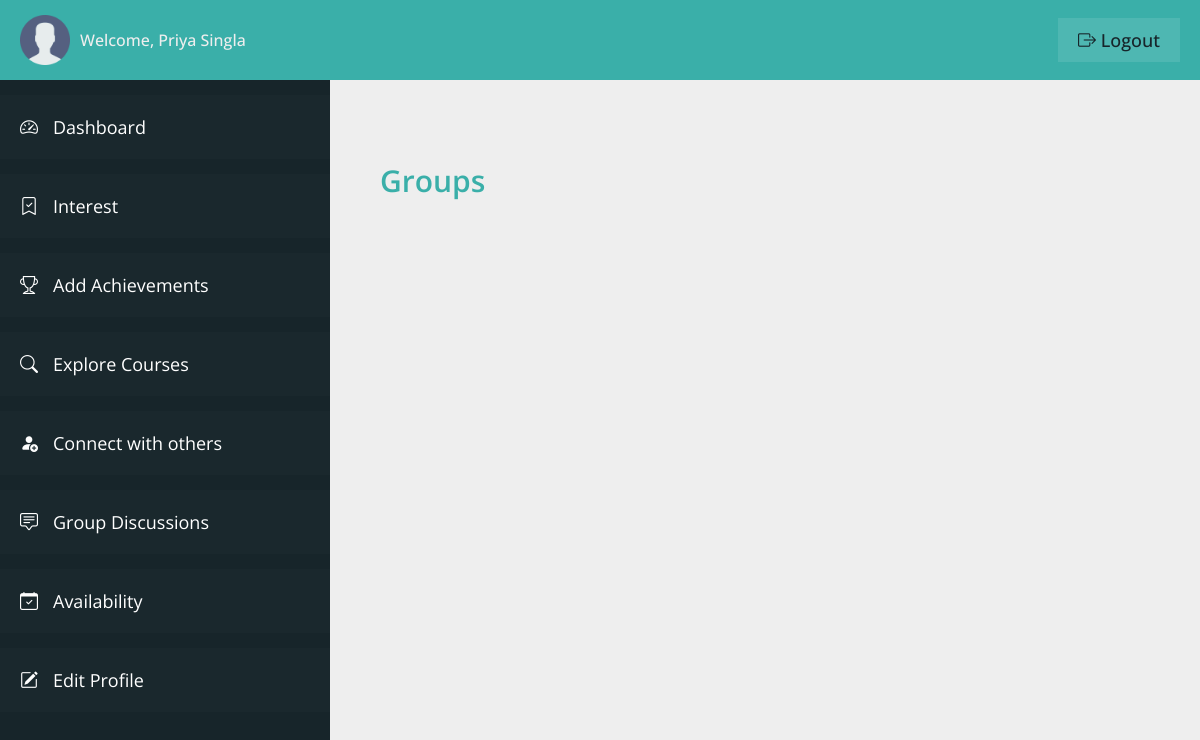
The app's page /student/group-discussions.php (signed in), older data.
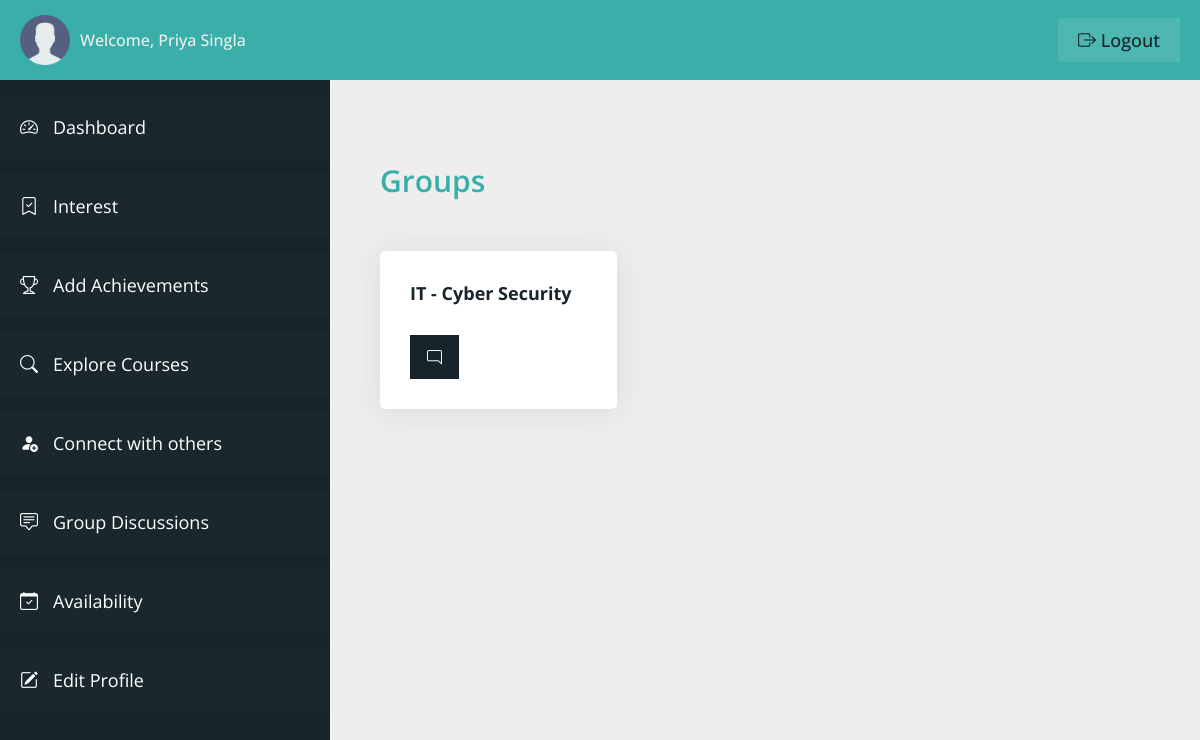
The same page, newer data.
### tables this page shows
CREATE TABLE `discussion_groups` (
  `group_id` int(11) NOT NULL,
  `group_field` varchar(100) NOT NULL,
  `group_domain` varchar(100) NOT NULL,
  `created_on` datetime NOT NULL DEFAULT current_timestamp()
);

### student/group-discussions.php (the view, shortened to what this page needs)
<?php
include "connection.php";
?>
<!DOCTYPE html>
<html lang="en">
<head>
    <link rel="stylesheet" href="css/style-dashboard.css">
    <link rel="stylesheet" href="https://cdn.jsdelivr.net/npm/bootstrap-icons@1.11.0/font/bootstrap-icons.css">
</head>
<body>
    <div class="container">
        <header class="header">
            <div class="header__left">
                <img src="img/user.png" class="user__header-user" alt="user">
                <span class="header__user-name">Welcome,
                    <?php
                    $q = "SELECT * FROM user_table WHERE user_id = '" . $_SESSION['userIdVce'] . "'";
                    $r = mysqli_query($con, $q);
                    if (mysqli_num_rows($r) > 0) {
                        $row = mysqli_fetch_array($r);
                        echo $row['user_firstname'] . ' ' . $row['user_lastname'];
                    }
                    ?>
                </span>
            </div>
            <div class="header__right">
                <a href="logout.php" class="header__user-logout"><i class="bi bi-box-arrow-right"></i> logout</a>
            </div>
        </header>
        <section class="sidebar">
            <ul class="sidebar__items">
                <a href="dashboard.php" class="sidebar__item-link">
                    <li class="sidebar__item">
                        <i class="bi bi-speedometer2"></i>
                        <span>Dashboard</span>
                    </li>
                </a>
                <a href="user-interest.php" class="sidebar__item-link">
                    <li class="sidebar__item">
                        <i class="bi bi-bookmark-check"></i>
                        <span>Interest</span>
                    </li>
                </a>
                <a href="user-achievements.php" class="sidebar__item-link">
                    <li class="sidebar__item">
                        <i class="bi bi-trophy"></i>
                        <span>Add Achievements</span>
                    </li>
                </a>
                <a href="explore-courses.php" class="sidebar__item-link">
                    <li class="sidebar__item">
                        <i class="bi bi-search"></i>
                        <span>Explore Courses</span>
                    </li>
                </a>
                <a href="connect.php" class="sidebar__item-link">
                    <li class="sidebar__item">
                        <i class="bi bi-person-fill-add"></i>
                        <span>Connect with others</span>
                    </li>
                </a>
                <a href="group-discussions.php" class="sidebar__item-link">
                    <li class="sidebar__item">
                        <i class="bi bi-chat-square-text"></i>
                        <span>Group Discussions</span>
                    </li>
                </a>
                <a href="user-availability.php" class="sidebar__item-link">
                    <li class="sidebar__item">
                        <i class="bi bi-calendar-check"></i>
                        <span>Availability</span>
                    </li>
                </a>
                <a href="profile.php" class="sidebar__item-link">
                    <li class="sidebar__item">
                        <i class="bi bi-pencil-square"></i>
                        <span>Edit Profile</span>
                    </li>
                </a>
            </ul>
        </section>
        <main class="main__content">
            <div class="course__card-container">
                <h3 class="heading-3">
                    Groups
                </h3>
                <?php
                $select5 = "SELECT * FROM `user_interest` WHERE `user_id` = '" . $_SESSION['userIdVce'] . "'";
                $query5 = mysqli_query($con, $select5);
                if (mysqli_num_rows($query5) > 0) {
                    while ($row5 = mysqli_fetch_array($query5)) {
                        $select6 = "SELECT * FROM `discussion_groups` WHERE `group_field` = '" . $row5['field_name'] . "' AND `group_domain` = '" . $row5['domain_name'] . "'";
                        $query6 = mysqli_query($con, $select6);
                        if (mysqli_num_rows($query6) > 0) {
                            while ($row6 = mysqli_fetch_array($query6)) { ?>
                                <div class="group__card">
                                    <h3 class="group__name">
                                        <?php echo $row6['group_field']; ?> - <?php echo $row6['group_domain']; ?>
                                    </h3>
                                    <a class="group__link-btn" href="group-discussion-window.php?gid=<?php echo $row6['group_id']; ?>&gf=<?php echo $row6['group_field']; ?>&gd=<?php echo $row6['group_domain']; ?>">
                                        <i class="bi bi-chat-right"></i>
                                    </a>
                                </div>
                <?php }
                        }
                    }
                }
                ?>
            </div>
        </main>
    </div>
</body>
</html>

Row changes from the older to the newer data that the page shows:
added discussion_groups: group_field "IT", group_domain "Cyber Security"
